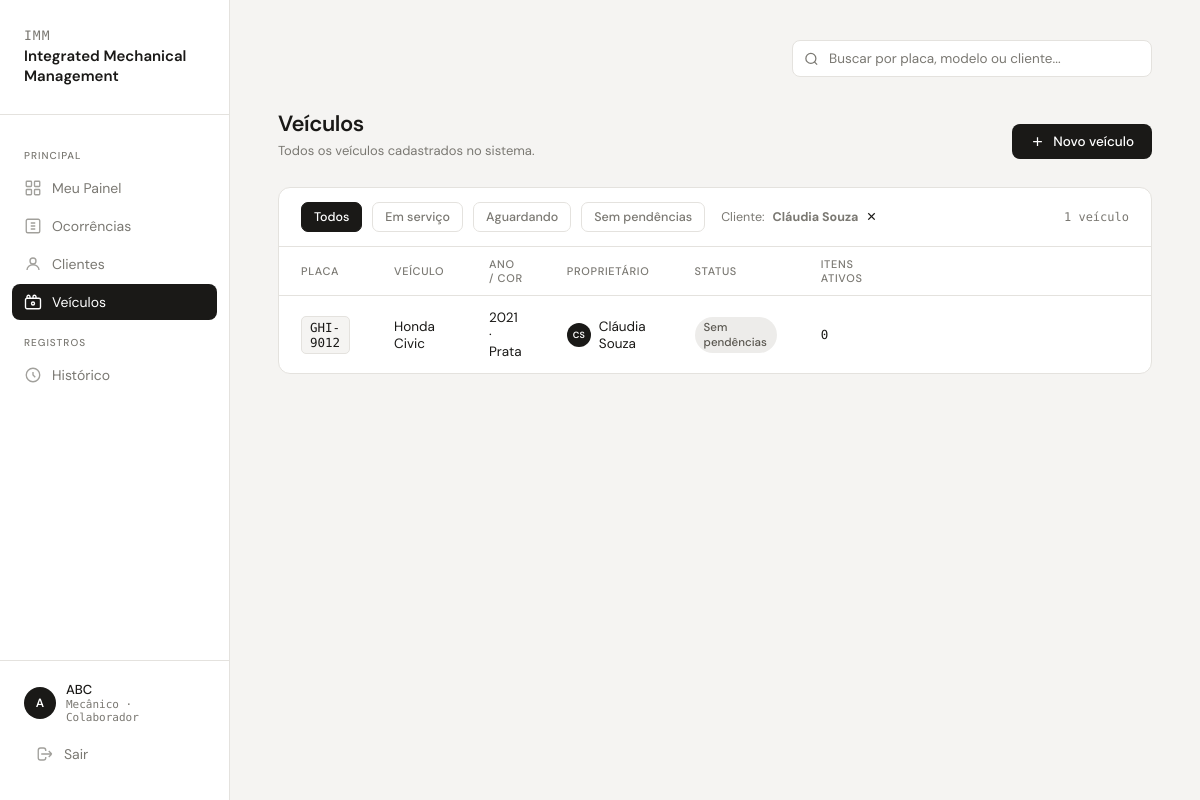
Screenshot of /colaborador/veiculos.php?cliente=0b1c6f3e-8f0a-4c55-9d53-3c1f6a2e7b01 (signed in) with the database file from the repository.
### tables this page shows
CREATE TABLE `cliente` (
  `id` char(36) NOT NULL DEFAULT uuid(),
  `nome` varchar(100) NOT NULL,
  `cpf` varchar(11) NOT NULL,
  `email` varchar(100) NOT NULL,
  `senha` varchar(100) NOT NULL,
  `telefone` varchar(15) DEFAULT NULL,
  `endereco` varchar(100) NOT NULL
);

CREATE TABLE `veiculo` (
  `id` char(36) NOT NULL DEFAULT uuid(),
  `placa` varchar(10) NOT NULL,
  `ano` int(11) NOT NULL,
  `cor` varchar(10) NOT NULL,
  `idModelo` char(36) NOT NULL,
  `idCliente` char(36) NOT NULL
);

CREATE TABLE `marca` (
  `id` char(36) NOT NULL DEFAULT uuid(),
  `nome` varchar(100) NOT NULL
);

CREATE TABLE `modelo` (
  `id` char(36) NOT NULL DEFAULT uuid(),
  `nome` varchar(100) NOT NULL,
  `idMarca` char(36) NOT NULL
);

### colaborador/veiculos.php (the view, shortened to what this page needs)
<?php
require __DIR__ . '/../includes/app.php';
$busca     = trim($_GET['q'] ?? '');
$idCliente = $_GET['cliente'] ?? '';
$where = [];
$params = [];
if ($idCliente !== '') { $where[] = 'v.idCliente = ?'; $params[] = $idCliente; }
$veiculos = db_all("SELECT v.id, v.placa, v.ano, v.cor, v.idCliente, mo.nome AS modelo, ma.id AS idMarca, ma.nome AS marca,
                           c.nome AS cliente, c.cpf,
                           " . SQL_STATUS_ATIVO . " AS statusAtivo,
                           (SELECT p.numero FROM protocolo p WHERE p.idVeiculo = v.id
                            AND p.status IN ('ABERTO','EM_ATENDIMENTO') ORDER BY p.numero DESC LIMIT 1) AS protocoloAtivo,
                           (SELECT COUNT(*) FROM itemocorrencia i JOIN protocolo p ON p.idOcorrencia = i.idOcorrencia
                            WHERE p.idVeiculo = v.id AND p.status IN ('ABERTO','EM_ATENDIMENTO')) AS itensAtivos
                    FROM veiculo v
                    JOIN modelo mo ON mo.id = v.idModelo
                    JOIN marca ma  ON ma.id = mo.idMarca
                    JOIN cliente c ON c.id = v.idCliente"
                  . ($where ? ' WHERE ' . implode(' AND ', $where) : '') . ' ORDER BY v.placa', $params);
$filtroCliente = $idCliente !== '' ? db_val('SELECT nome FROM cliente WHERE id = ?', [$idCliente]) : null;
?>
<!DOCTYPE html>
<html lang="pt-BR">
<head>
</head>
<body>
<main>
  <div class="topbar">
    <div class="search-wrap">
      <input class="search-input" type="text" id="search" value="<?= e($busca) ?>" placeholder="Buscar por placa, modelo ou cliente..." oninput="filterTable(this.value)"/>
    </div>
  </div>
  <div class="page-header">
    <div>
      <div class="page-title">Veículos</div>
      <div class="page-sub">Todos os veículos cadastrados no sistema.</div>
    </div>
    <button class="btn-primary" onclick="openModal()">
      <svg viewBox="0 0 24 24" fill="none" stroke="currentColor" stroke-width="2"><path d="M12 5v14M5 12h14"/></svg>
      Novo veículo
    </button>
  </div>
  <div class="table-card">
    <div class="table-toolbar">
      <button class="filter-btn active" onclick="setFilter('all',this)">Todos</button>
      <button class="filter-btn" onclick="setFilter('prog',this)">Em serviço</button>
      <button class="filter-btn" onclick="setFilter('open',this)">Aguardando</button>
      <button class="filter-btn" onclick="setFilter('done',this)">Sem pendências</button>
      <?php if ($filtroCliente): ?>
        <span class="filter-chip-client">Cliente: <strong><?= e($filtroCliente) ?></strong> <a href="veiculos.php" title="Remover filtro">✕</a></span>
      <?php endif; ?>
      <span class="table-count" id="vcount"><?= plural(count($veiculos), 'veículo', 'veículos') ?></span>
    </div>
    <table>
      <thead>
        <tr>
          <th>Placa</th>
          <th>Veículo</th>
          <th>Ano / Cor</th>
          <th>Proprietário</th>
          <th>Status</th>
          <th>Itens ativos</th>
          <th></th>
        </tr>
      </thead>
      <tbody id="vtable-body">
        <?php foreach ($veiculos as $v): $st = status_veiculo($v['statusAtivo']); ?>
        <tr data-status="<?= $st[0] ?>">
          <td><span class="td-plate"><?= e($v['placa']) ?></span></td>
          <td><?= e($v['marca'] . ' ' . $v['modelo']) ?></td>
          <td><?= e($v['ano'] . ' · ' . $v['cor']) ?></td>
          <td><div class="owner-chip"><div class="o-avatar"><?= e(initials($v['cliente'])) ?></div><?= e($v['cliente']) ?></div></td>
          <td><?= badge($st) ?></td>
          <td style="font-family:'DM Mono',monospace;font-size:12.5px;"><?= (int)$v['itensAtivos'] ?></td>
          <td></td>
        </tr>
        <?php endforeach; ?>
      </tbody>
    </table>
  </div>
</main>
</body>
</html>

### includes/app.php (shortened to what this page needs)
<?php
require __DIR__ . '/db.php';
require __DIR__ . '/layout.php';
function db_exec(string $sql, array $params = []): mysqli_stmt {
    global $conn;
    $stmt = $conn->prepare($sql);
    if ($params) {
        $types = '';
        foreach ($params as $p) $types .= is_int($p) ? 'i' : 's';
        $stmt->bind_param($types, ...$params);
    }
    $stmt->execute();
    return $stmt;
}
function db_all(string $sql, array $params = []): array {
    return db_exec($sql, $params)->get_result()->fetch_all(MYSQLI_ASSOC);
}
function db_val(string $sql, array $params = []) {
    $row = db_exec($sql, $params)->get_result()->fetch_row();
    return $row ? $row[0] : null;
}
function e($s): string { return htmlspecialchars((string)$s, ENT_QUOTES, 'UTF-8'); }
function initials(string $nome): string {
    $parts = preg_split('/\s+/', trim($nome));
    $i = mb_strtoupper(mb_substr($parts[0] ?? '', 0, 1));
    if (count($parts) > 1) $i .= mb_strtoupper(mb_substr(end($parts), 0, 1));
    return $i;
}
function plural(int $n, string $sing, string $plur): string { return $n . ' ' . ($n === 1 ? $sing : $plur); }
function status_veiculo(?string $statusProtocoloAtivo): array {
    return match ($statusProtocoloAtivo) {
        'EM_ATENDIMENTO' => ['prog', 'Em serviço'],
        'ABERTO'         => ['open', 'Aguardando'],
        default          => ['done', 'Sem pendências'],
    };
}
function badge(array $st): string { return '<span class="badge ' . e($st[0]) . '">' . e($st[1]) . '</span>'; }

### colaborador/veiculos.php (style rules this page uses)
*, *::before, *::after { box-sizing: border-box; margin: 0; padding: 0; }
:root { --bg: #F5F4F2; --surface: #FFFFFF; --border: #E4E2DE; --text: #1A1917; --muted: #7A7872; --sidebar-w: 230px; --tag-open: #E8F2EC; --tag-open-t: #2D7A4F; --tag-prog: #FEF4E4; --tag-prog-t: #A05A00; --tag-done: #EDECEA; --tag-done-t: #5A5750; }
body { font-family: 'DM Sans', sans-serif; background: var(--bg); color: var(--text); display: flex; min-height: 100vh; }
main { margin-left: var(--sidebar-w); flex: 1; padding: 40px 48px; }
.topbar { display: flex; align-items: center; justify-content: flex-end; gap: 12px; margin-bottom: 32px; }
.search-wrap { position: relative; flex: 1; max-width: 360px; }
.search-input { width: 100%; border: 1px solid var(--border); border-radius: 8px; padding: 9px 12px 9px 36px; font-size: 13.5px; font-family: inherit; background: var(--surface); color: var(--text); outline: none; transition: border-color 0.15s; }
.search-input::placeholder { color: var(--muted); }
.page-header { display: flex; align-items: flex-end; justify-content: space-between; margin-bottom: 28px; }
.page-title { font-size: 22px; font-weight: 600; letter-spacing: -0.02em; }
.page-sub { font-size: 13px; color: var(--muted); margin-top: 4px; }
.btn-primary { display: inline-flex; align-items: center; gap: 8px; padding: 9px 18px; background: var(--text); color: #fff; border: none; border-radius: 8px; font-family: inherit; font-size: 13.5px; font-weight: 500; cursor: pointer; transition: opacity 0.15s; }
.btn-primary svg { width: 15px; height: 15px; }
.table-card { background: var(--surface); border: 1px solid var(--border); border-radius: 12px; overflow: hidden; }
.table-toolbar { padding: 14px 22px; border-bottom: 1px solid var(--border); display: flex; align-items: center; gap: 10px; }
.filter-btn { padding: 6px 12px; border: 1px solid var(--border); border-radius: 7px; background: transparent; font-family: inherit; font-size: 12.5px; font-weight: 500; color: var(--muted); cursor: pointer; transition: all 0.15s; }
.filter-btn.active, .filter-btn:hover { background: var(--text); color: #fff; border-color: var(--text); }
.table-count { margin-left: auto; font-size: 12px; color: var(--muted); font-family: 'DM Mono', monospace; }
table { width: 100%; border-collapse: collapse; }
thead th { text-align: left; font-size: 11px; font-weight: 500; color: var(--muted); letter-spacing: 0.06em; text-transform: uppercase; padding: 10px 22px; border-bottom: 1px solid var(--border); }
tbody tr { transition: background 0.1s; cursor: pointer; }
tbody td { padding: 13px 22px; font-size: 13.5px; border-bottom: 1px solid var(--border); vertical-align: middle; }
tbody tr:last-child td { border-bottom: none; }
.td-plate { font-family: 'DM Mono', monospace; font-size: 12.5px; background: var(--bg); padding: 3px 8px; border-radius: 5px; border: 1px solid var(--border); display: inline-block; }
.badge { display: inline-flex; align-items: center; font-size: 11.5px; font-weight: 500; padding: 3px 9px; border-radius: 20px; }
.badge.done { background: var(--tag-done); color: var(--tag-done-t); }
.owner-chip { display: flex; align-items: center; gap: 8px; }
.o-avatar { width: 24px; height: 24px; border-radius: 50%; background: var(--text); color: #fff; font-size: 9px; font-weight: 600; display: flex; align-items: center; justify-content: center; flex-shrink: 0; }
.filter-chip-client { display: inline-flex; align-items: center; gap: 8px; font-size: 12.5px; color: var(--muted); margin-left: 6px; }
.filter-chip-client a { color: var(--text); text-decoration: none; font-weight: 500; }

### rows the page displays
cliente: nome "Cláudia Souza"
veiculo: placa "GHI-9012", marca.nome "Honda Civic", ano+cor "2021 · Prata", idCliente.nome "CS", idCliente.nome "Cláudia Souza", itensAtivos "0"

### other values shown
$secao "PRINCIPAL"
$rotulo "Meu Painel"
$rotulo "Ocorrências"
$rotulo "Clientes"
$rotulo "Veículos"
$secao "REGISTROS"
$rotulo "Histórico"
initials($u['nome']) "A"
$u['nome'] "ABC"
rotulo_perfil($u) "Mecânico · Colaborador"
plural(count($veiculos), 'veículo', 'veículos') "1 veículo"
